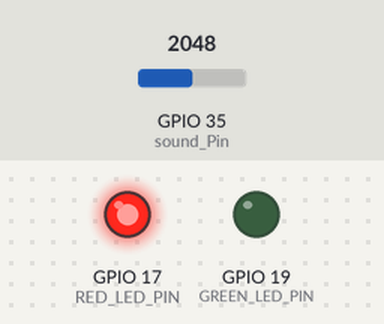
Recording of a sketch running on a simulated ESP32. On the bench: output pins drawn as LEDs (lit = HIGH). The test bench sets the inputs (shaded band); at power-on: GPIO 35 (sound_Pin) = 2048.

Above: at 2.8 s.
2.9 s: GPIO 35 (sound_Pin) set to 210
5.6 s: GPIO 35 (sound_Pin) set to 190
At 6.7 s:
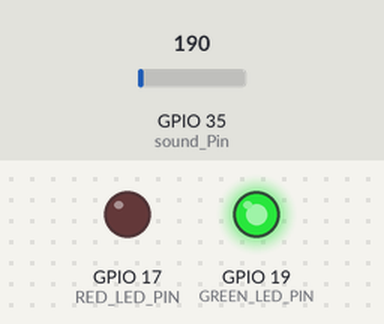
8.3 s: GPIO 35 (sound_Pin) set to 491
At 9.7 s:
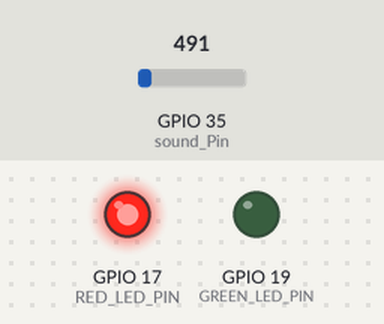
11.0 s: GPIO 35 (sound_Pin) set to 160
At 12.8 s:
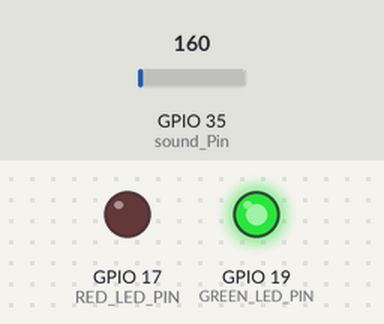
Timing chart, 0 to 14.3 s (numbered marks = the images above; inputs shaded):
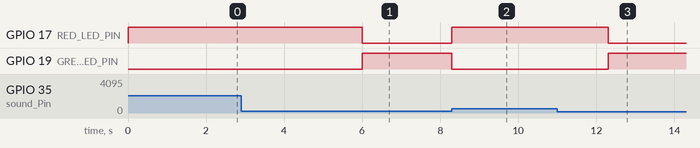

The sketch:

15_Noise_Alarm.ino
```cpp
/*
  Project name: 15_Noise_Alarm
  Function: The sound in the environment is monitored, and the red LED on the threshold is exceeded
  Author: keyestudio
  Hardware connection:
    - Connect sound sensor to port 7
    - Connect traffic light module to port 9
  Library:
    - none (no need to import additional library)
  Cautions:
    - Make sure you are connected to the correct interface
    - Before uploading test code, please correctly connect to the development board and port
*/
#define sound_Pin 35      //set sound sensor pin to IO35
#define RED_LED_PIN 17    //Connect the red LED to port IO17
#define GREEN_LED_PIN 19  //Connect the green LED to port IO19

void setup() {
  //Set the baud rate
  Serial.begin(9600);
  //set IO35 to intput
  pinMode(sound_Pin, INPUT);
  // Initialize the digital port to output
  pinMode(RED_LED_PIN, OUTPUT);
  pinMode(GREEN_LED_PIN, OUTPUT);
}

void loop() {
  //Read the sound analog value
  int sound_value = analogRead(sound_Pin);
  //Determine whether the sound analog value is greater than 200, if yes, red LED on, otherwise green LED on
  if (sound_value > 200) {
    digitalWrite(RED_LED_PIN, HIGH);
    digitalWrite(GREEN_LED_PIN, LOW);
    delay(2000);
  } else {
    digitalWrite(RED_LED_PIN, LOW);
    digitalWrite(GREEN_LED_PIN, HIGH);
  }
}
```

Measured:
- the behaviour switches between 201 and 200 on GPIO 35 (sound_Pin) (found by bisection; images 0 and 1)
- after the input at 2.9 s, every drawn part: stays the same
- after the input at 5.6 s, GPIO 17 (RED_LED_PIN): HIGH → LOW after 0.40 s; GPIO 19 (GREEN_LED_PIN): LOW → HIGH after 0.40 s
- after the input at 8.3 s, GPIO 17 (RED_LED_PIN): LOW → HIGH at once; GPIO 19 (GREEN_LED_PIN): HIGH → LOW at once
- after the input at 11.0 s, GPIO 17 (RED_LED_PIN): HIGH → LOW after 1.3 s; GPIO 19 (GREEN_LED_PIN): LOW → HIGH after 1.3 s
